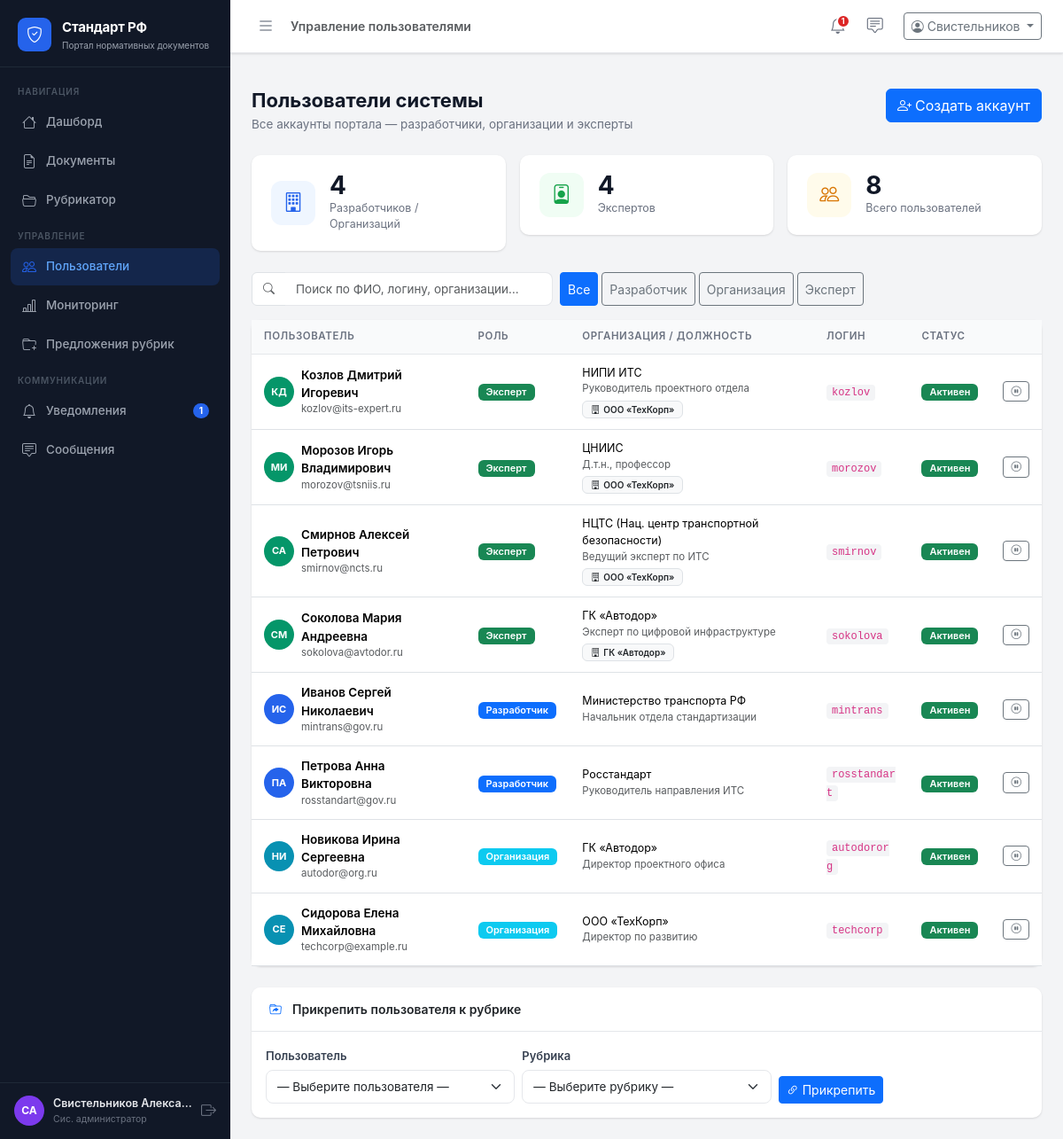
Page /admin/users (signed in) on the committed database.
### app/models.py (models this page shows)
class User(db.Model):
    __tablename__ = 'users'
    id           = db.Column(db.Integer, primary_key=True)
    username     = db.Column(db.String(80), unique=True, nullable=False)
    email        = db.Column(db.String(120), unique=True, nullable=False)
    password     = db.Column(db.String(200), nullable=False, default='demo123')
    role         = db.Column(db.String(20), nullable=False)   # admin | org | expert
    full_name    = db.Column(db.String(200))
    organization = db.Column(db.String(300))
    position     = db.Column(db.String(200))
    created_at   = db.Column(db.DateTime, default=datetime.utcnow)
    phone        = db.Column(db.String(20))
    is_active    = db.Column(db.Boolean, default=True)
    org_id       = db.Column(db.Integer, db.ForeignKey('users.id'), nullable=True)
    rubric_id    = db.Column(db.Integer, db.ForeignKey('rubrics.id'), nullable=True)
    documents     = db.relationship('Document', backref='author', lazy=True,
                                    foreign_keys='Document.author_id')
    comments      = db.relationship('Comment', backref='author', lazy=True)
    notifications = db.relationship('Notification', backref='user', lazy=True)
    def get_initials(self):
        if self.full_name:
            parts = self.full_name.split()
            if len(parts) >= 2:
                return f"{parts[0][0]}{parts[1][0]}".upper()
            return self.full_name[:2].upper()
        return self.username[:2].upper()
    def role_label(self):
        return {'admin': 'Сис. администратор', 'org': 'Разработчик', 'organization': 'Организация', 'expert': 'Эксперт'}.get(self.role, self.role)
    def unread_notifications(self):
        return Notification.query.filter_by(user_id=self.id, is_read=False).count()
    def unread_messages(self):
        return Message.query.filter_by(receiver_id=self.id, is_read=False).count()

### app/routes/admin.py (the view)
@admin_bp.route('/users')
@role_required('admin')
def users():
    admin       = get_current_user()
    all_rubrics = Rubric.query.order_by(Rubric.code).all()
    all_users   = User.query.filter(User.role.in_(['org', 'organization', 'expert']))\
                            .order_by(User.role, User.full_name).all()
    orgs        = [u for u in all_users if u.role in ('org', 'organization')]
    experts     = [u for u in all_users if u.role == 'expert']
    return render_template('admin/users.html',
                           all_users=all_users,
                           orgs=orgs,
                           experts=experts,
                           all_rubrics=all_rubrics,
                           user=admin)

### app/utils.py (called while the page is built)
def role_required(*roles):
    def decorator(f):
        @wraps(f)
        def decorated(*args, **kwargs):
            if 'user_id' not in session:
                return redirect(url_for('auth.login'))
            if session.get('role') not in roles:
                flash('Недостаточно прав для доступа к этому разделу.', 'danger')
                return redirect(url_for('main.dashboard'))
            return f(*args, **kwargs)
        return decorated
    return decorator

def get_current_user():
    if 'user_id' in session:
        return User.query.get(session['user_id'])
    return None

### app/templates/admin/users.html (shortened to what this page needs)
{% extends 'base.html' %}
{% block page_title %}Управление пользователями{% endblock %}
{% block content %}
<div class="page-header d-flex align-items-start justify-content-between">
  <div>
    <h1>Пользователи системы</h1>
    <p>Все аккаунты портала — разработчики, организации и эксперты</p>
  </div>
  <button class="btn btn-primary" data-bs-toggle="modal" data-bs-target="#createUserModal">
    <i class="bi bi-person-plus me-1"></i>Создать аккаунт
  </button>
</div>
<div class="row g-3 mb-4">
  <div class="col-sm-4">
    <div class="stat-card">
      <div class="stat-icon blue"><i class="bi bi-building"></i></div>
      <div>
        <div class="stat-value">{{ orgs | length }}</div>
        <div class="stat-label">Разработчиков / Организаций</div>
      </div>
    </div>
  </div>
  <div class="col-sm-4">
    <div class="stat-card">
      <div class="stat-icon green"><i class="bi bi-person-badge"></i></div>
      <div>
        <div class="stat-value">{{ experts | length }}</div>
        <div class="stat-label">Экспертов</div>
      </div>
    </div>
  </div>
  <div class="col-sm-4">
    <div class="stat-card">
      <div class="stat-icon orange"><i class="bi bi-people"></i></div>
      <div>
        <div class="stat-value">{{ all_users | length }}</div>
        <div class="stat-label">Всего пользователей</div>
      </div>
    </div>
  </div>
</div>
<div class="d-flex gap-2 mb-3 flex-wrap">
  <div class="input-group" style="max-width:340px;">
    <span class="input-group-text bg-white"><i class="bi bi-search text-muted" style="font-size:13px;"></i></span>
    <input type="text" id="userSearch" class="form-control border-start-0"
           placeholder="Поиск по ФИО, логину, организации…" oninput="filterUsers(this.value)">
  </div>
  <div class="d-flex gap-1" id="roleFilter">
    <button type="button" class="btn btn-sm btn-primary role-btn" data-role="all">Все</button>
    <button type="button" class="btn btn-sm btn-outline-secondary role-btn" data-role="org">Разработчик</button>
    <button type="button" class="btn btn-sm btn-outline-secondary role-btn" data-role="organization">Организация</button>
    <button type="button" class="btn btn-sm btn-outline-secondary role-btn" data-role="expert">Эксперт</button>
  </div>
</div>
<div class="card">
  <div class="card-body p-0">
    <table class="table table-hover mb-0">
      <thead>
        <tr>
          <th>Пользователь</th>
          <th>Роль</th>
          <th>Организация / Должность</th>
          <th>Логин</th>
          <th>Статус</th>
          <th></th>
        </tr>
      </thead>
      <tbody id="usersTableBody">
        {% set role_colors = {'org':'primary','organization':'info','expert':'success','admin':'danger'} %}
        {% set role_labels = {'org':'Разработчик','organization':'Организация','expert':'Эксперт','admin':'Администратор'} %}
        {% for u in all_users %}
        <tr class="user-row"
            data-name="{{ u.full_name | lower }}"
            data-username="{{ u.username | lower }}"
            data-org="{{ (u.organization or '') | lower }}"
            data-role="{{ u.role }}">
          <td>
            <div class="d-flex align-items-center gap-2">
              <div style="width:34px;height:34px;border-radius:50%;flex-shrink:0;
                          display:flex;align-items:center;justify-content:center;
                          font-size:11px;font-weight:700;color:#fff;
                          background:{{ {'org':'#2563eb','organization':'#0891b2','expert':'#059669','admin':'#dc2626'}.get(u.role,'#6b7280') }};">
                {{ u.get_initials() }}
              </div>
              <div>
                <div class="fw-semibold" style="font-size:13.5px;">{{ u.full_name }}</div>
                <div class="text-muted" style="font-size:11.5px;">{{ u.email }}</div>
              </div>
            </div>
          </td>
          <td>
            <span class="badge bg-{{ role_colors.get(u.role,'secondary') }}">
              {{ role_labels.get(u.role, u.role) }}
            </span>
          </td>
          <td style="font-size:12.5px;">
            <div>{{ u.organization or '—' }}</div>
            <div class="text-muted" style="font-size:11.5px;">{{ u.position or '' }}</div>
            {% if u.role == 'expert' and u.org_id %}
            {% set org_user = all_users | selectattr('id','eq',u.org_id) | first %}
            {% if org_user %}
            <div class="mt-1">
              <span class="badge bg-light text-dark border" style="font-size:10px;">
                <i class="bi bi-building me-1"></i>{{ org_user.organization or org_user.full_name }}
              </span>
            </div>
            {% endif %}
            {% endif %}
          </td>
          <td><code style="font-size:12px;background:#f3f4f6;padding:2px 6px;border-radius:4px;">{{ u.username }}</code></td>
          <td>
            {% if u.is_active %}
            <span class="badge bg-success">Активен</span>
            {% else %}
            <span class="badge bg-secondary">Неактивен</span>
            {% endif %}
          </td>
          <td>
            <form method="POST" action="{{ url_for('admin.toggle_user', user_id=u.id) }}">
              <button type="submit"
                      class="btn btn-sm {% if u.is_active %}btn-outline-secondary{% else %}btn-outline-success{% endif %}"
                      style="padding:2px 8px;font-size:11.5px;"
                      title="{% if u.is_active %}Деактивировать{% else %}Активировать{% endif %}">
                <i class="bi bi-{% if u.is_active %}pause-circle{% else %}play-circle{% endif %}"></i>
              </button>
            </form>
          </td>
        </tr>
        {% endfor %}
      </tbody>
    </table>
  </div>
</div>
{% if all_rubrics %}
<div class="card mt-4">
  <div class="card-header d-flex align-items-center gap-2">
    <i class="bi bi-folder-symlink text-primary me-1"></i>
    Прикрепить пользователя к рубрике
  </div>
  <div class="card-body">
    <form method="POST" action="{{ url_for('admin.add_to_rubric') }}" class="row g-2 align-items-end">
      <div class="col-md-4">
        <label class="form-label fw-semibold" style="font-size:13px;">Пользователь</label>
        <select name="user_id" class="form-select form-select-sm" required>
          <option value="">— Выберите пользователя —</option>
        </select>
      </div>
      <div class="col-md-4">
        <label class="form-label fw-semibold" style="font-size:13px;">Рубрика</label>
        <select name="rubric_id" class="form-select form-select-sm" required>
          <option value="">— Выберите рубрику —</option>
        </select>
      </div>
      <div class="col-md-4">
        <button type="submit" class="btn btn-primary btn-sm">
          <i class="bi bi-link-45deg me-1"></i>Прикрепить
        </button>
      </div>
    </form>
  </div>
</div>
{% endif %}
{% endblock %}

### app/templates/base.html (shortened to what this page needs)
<!DOCTYPE html>
<html lang="ru">
<head>
  <link rel="stylesheet"
        href="https://cdn.jsdelivr.net/npm/bootstrap@5.3.3/dist/css/bootstrap.min.css" />
  <link rel="stylesheet"
        href="https://cdn.jsdelivr.net/npm/bootstrap-icons@1.11.3/font/bootstrap-icons.min.css" />
  <link rel="stylesheet" href="{{ url_for('static', filename='css/main.css') }}" />
</head>
<body>
<aside class="sidebar" id="sidebar">
  <div class="sidebar-brand">
    <div class="brand-icon"><i class="bi bi-shield-check"></i></div>
    <div class="brand-text">
      <span class="brand-title">Стандарт РФ</span>
      <span class="brand-sub">Портал нормативных документов</span>
    </div>
  </div>
  <nav class="sidebar-nav">
    <div class="nav-section-label">Навигация</div>
    <a href="{{ url_for('main.dashboard') }}"
       class="nav-link {% if request.endpoint == 'main.dashboard' %}active{% endif %}"
       data-title="Дашборд">
      <i class="bi bi-house"></i><span>Дашборд</span>
    </a>
    <a href="{{ url_for('documents.list_documents') }}"
       class="nav-link {% if request.blueprint == 'documents' and request.endpoint != 'documents.add' %}active{% endif %}"
       data-title="Документы">
      <i class="bi bi-file-earmark-text"></i><span>Документы</span>
    </a>
    <a href="{{ url_for('rubrics.index') }}"
       class="nav-link {% if request.blueprint == 'rubrics' %}active{% endif %}"
       data-title="Рубрикатор">
      <i class="bi bi-folder2-open"></i><span>Рубрикатор</span>
    </a>
    {% if session.role in ('admin', 'org', 'organization') %}
    <div class="nav-section-label mt-2">Управление</div>
    {% if session.role == 'admin' %}
    <a href="{{ url_for('admin.users') }}"
       class="nav-link {% if request.endpoint in ('admin.users','admin.create_user','admin.toggle_user') %}active{% endif %}"
       data-title="Пользователи">
      <i class="bi bi-people"></i><span>Пользователи</span>
    </a>
    <a href="{{ url_for('admin.monitoring') }}"
       class="nav-link {% if request.endpoint == 'admin.monitoring' %}active{% endif %}"
       data-title="Мониторинг">
      <i class="bi bi-bar-chart-line"></i><span>Мониторинг</span>
    </a>
    <a href="{{ url_for('admin.rubric_proposals') }}"
       class="nav-link {% if request.endpoint in ('admin.rubric_proposals','admin.approve_rubric_proposal','admin.reject_rubric_proposal') %}active{% endif %}"
       data-title="Предложения рубрик">
      <i class="bi bi-folder-plus"></i><span>Предложения рубрик</span>
    </a>
    {% endif %}
    {% endif %}
    <div class="nav-section-label mt-2">Коммуникации</div>
    <a href="{{ url_for('notifications.index') }}"
       class="nav-link {% if request.blueprint == 'notifications' %}active{% endif %}"
       data-title="Уведомления">
      <i class="bi bi-bell"></i><span>Уведомления</span>
      {% set unread_n = current_user.unread_notifications() if current_user else 0 %}
      {% if unread_n > 0 %}
      <span class="nav-badge">{{ unread_n }}</span>
      {% endif %}
    </a>
    <a href="{{ url_for('messages.index') }}"
       class="nav-link {% if request.blueprint == 'messages' %}active{% endif %}"
       data-title="Сообщения">
      <i class="bi bi-chat-square-text"></i><span>Сообщения</span>
      {% set unread_m = current_user.unread_messages() if current_user else 0 %}
    </a>
  </nav>
  <div class="sidebar-footer">
    <div class="user-card">
      {% set _avatar_colors = ['#2563eb','#7c3aed','#059669','#d97706','#dc2626'] %}
      <div class="user-avatar" style="background:{{ _avatar_colors[(current_user.id % _avatar_colors|length) if current_user else 0] }}">
        {{ current_user.get_initials() if current_user else '?' }}
      </div>
      <div class="user-info">
        <div class="user-name">{{ session.full_name or 'Гость' }}</div>
        <div class="user-role">{{ current_user.role_label() if current_user else '' }}</div>
      </div>
    </div>
    <a href="{{ url_for('auth.logout') }}" class="btn-logout" title="Выйти">
      <i class="bi bi-box-arrow-right"></i>
    </a>
  </div>
</aside>
<div class="main-wrapper">
  <header class="topbar">
    <button class="sidebar-toggle" id="sidebarToggle">
      <i class="bi bi-list"></i>
    </button>
    <div class="topbar-breadcrumb">
      {% block breadcrumb %}
      <span class="text-muted">{% block page_title %}{% endblock %}</span>
      {% endblock %}
    </div>
    <div class="topbar-actions ms-auto">
      <a href="{{ url_for('notifications.index') }}" class="topbar-icon-btn" title="Уведомления">
        {% set unread_n = current_user.unread_notifications() if current_user else 0 %}
        {% if unread_n > 0 %}<span class="dot-badge">{{ unread_n }}</span>{% endif %}
      </a>
      <a href="{{ url_for('messages.index') }}" class="topbar-icon-btn" title="Сообщения">
        <i class="bi bi-chat-square-text"></i>
        {% set unread_m = current_user.unread_messages() if current_user else 0 %}
      </a>
      <div class="dropdown ms-2">
        <button class="btn btn-outline-secondary btn-sm dropdown-toggle" data-bs-toggle="dropdown">
          <i class="bi bi-person-circle me-1"></i>{{ session.full_name.split()[0] if session.full_name else 'Гость' }}
        </button>
      </div>
    </div>
  </header>
  <div class="flash-container">
  </div>
  <main class="page-content">
    {% block content %}{% endblock %}
  </main>
</div>
</body>
</html>

### rows in the picture
User: full_name "СА", role "Сис. администратор"
User: get_initials "КД", full_name "Козлов Дмитрий Игоревич", email "kozlov@its-expert.ru", get "Эксперт", organization "НИПИ ИТС", position "Руководитель проектного отдела", username "kozlov", is_active "Активен"
User: organization "ООО «ТехКорп»", get_initials "СЕ", full_name "Сидорова Елена Михайловна", email "techcorp@example.ru", get "Организация", position "Директор по развитию", username "techcorp", is_active "Активен"
User: get_initials "МИ", full_name "Морозов Игорь Владимирович", email "morozov@tsniis.ru", get "Эксперт", organization "ЦНИИС", position "Д.т.н., профессор", username "morozov", is_active "Активен"
User: get_initials "СА", full_name "Смирнов Алексей Петрович", email "smirnov@ncts.ru", get "Эксперт", organization "НЦТС (Нац. центр транспортной безопасности)", position "Ведущий эксперт по ИТС", username "smirnov", is_active "Активен"
User: get_initials "СМ", full_name "Соколова Мария Андреевна", email "sokolova@avtodor.ru", get "Эксперт", organization "ГК «Автодор»", position "Эксперт по цифровой инфраструктуре", username "sokolova", is_active "Активен"
User: organization "ГК «Автодор»", get_initials "НИ", full_name "Новикова Ирина Сергеевна", email "autodor@org.ru", get "Организация", position "Директор проектного офиса", username "autodororg", is_active "Активен"
User: get_initials "ИС", full_name "Иванов Сергей Николаевич", email "mintrans@gov.ru", get "Разработчик", organization "Министерство транспорта РФ", position "Начальник отдела стандартизации", username "mintrans", is_active "Активен"
User: get_initials "ПА", full_name "Петрова Анна Викторовна", email "rosstandart@gov.ru", get "Разработчик", organization "Росстандарт", position "Руководитель направления ИТС", username "rosstandart", is_active "Активен"

### other values in the picture
{{ unread_n }} "1"
{{ session.full_name or 'Гость' }} "Свистельников Алекса…"
{{ session.full_name.split()[0] if session.full_name else 'Гость' }} "Свистельников"
{{ orgs | length }} "4"
{{ experts | length }} "4"
{{ all_users | length }} "8"
